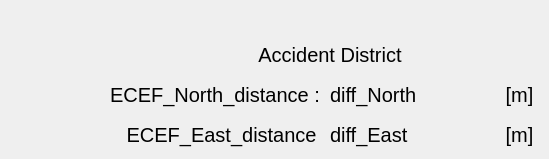
   <widget class="QWidget" name="tab_3">
    <attribute name="title">
     <string>DRONE1</string>
    </attribute>
    <widget class="QLabel" name="label_148">
     <property name="geometry">
      <rect>
       <x>190</x>
       <y>40</y>
       <width>280</width>
       <height>30</height>
      </rect>
     </property>
     <property name="font">
      <font>
       <pointsize>15</pointsize>
      </font>
     </property>
     <property name="text">
      <string>&lt;html&gt;&lt;head/&gt;&lt;body&gt;&lt;p align=&quot;center&quot;&gt;Accident District&lt;/p&gt;&lt;/body&gt;&lt;/html&gt;</string>
     </property>
    </widget>
    <widget class="QLabel" name="UAV1_acc_lat">
     <property name="geometry">
      <rect>
       <x>330</x>
       <y>80</y>
       <width>170</width>
       <height>30</height>
      </rect>
     </property>
     <property name="font">
      <font>
       <pointsize>15</pointsize>
      </font>
     </property>
     <property name="text">
      <string>diff_North</string>
     </property>
    </widget>
    <widget class="QLabel" name="UAV1_acc_lon">
     <property name="geometry">
      <rect>
       <x>330</x>
       <y>120</y>
       <width>170</width>
       <height>30</height>
      </rect>
     </property>
     <property name="font">
      <font>
       <pointsize>15</pointsize>
      </font>
     </property>
     <property name="text">
      <string>diff_East</string>
     </property>
    </widget>
    <widget class="QLabel" name="label_144">
     <property name="geometry">
      <rect>
       <x>110</x>
       <y>120</y>
       <width>210</width>
       <height>30</height>
      </rect>
     </property>
     <property name="font">
      <font>
       <pointsize>15</pointsize>
      </font>
     </property>
     <property name="text">
      <string>   ECEF_East_distance :</string>
     </property>
    </widget>
    <widget class="QLabel" name="label_146">
     <property name="geometry">
      <rect>
       <x>110</x>
       <y>80</y>
       <width>210</width>
       <height>30</height>
      </rect>
     </property>
     <property name="font">
      <font>
       <pointsize>15</pointsize>
      </font>
     </property>
     <property name="text">
      <string>ECEF_North_distance :</string>
     </property>
    </widget>
    <widget class="QLabel" name="OPV_acc_lat_8">
     <property name="geometry">
      <rect>
       <x>500</x>
       <y>120</y>
       <width>40</width>
       <height>30</height>
      </rect>
     </property>
     <property name="font">
      <font>
       <pointsize>15</pointsize>
      </font>
     </property>
     <property name="text">
      <string> [m]</string>
     </property>
    </widget>
    <widget class="QLabel" name="OPV_acc_lat_9">
     <property name="geometry">
      <rect>
       <x>500</x>
       <y>80</y>
       <width>40</width>
       <height>30</height>
      </rect>
     </property>
     <property name="font">
      <font>
       <pointsize>15</pointsize>
      </font>
     </property>
     <property name="text">
      <string> [m]</string>
     </property>
    </widget>
   </widget>
